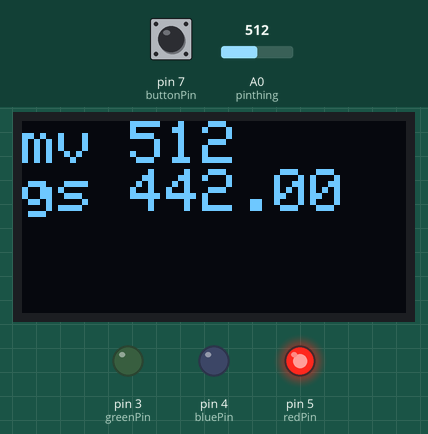
Recording of a sketch running on a simulated Arduino Uno, built with avr-gcc and run on an emulated ATmega328P. Parts: 128×64 one-colour display, output pins drawn as LEDs (lit = HIGH). The inputs (shaded band) are chosen by the test bench; at power-on: A0 (pinthing) = 512, pin 7 (buttonPin) LOW. The display library's start-up logo is not drawn; what the sketch prints to the serial monitor is not drawn.

Above: at 1.7 s.
1.8 s: A0 (pinthing) set to 122
At 2.8 s:
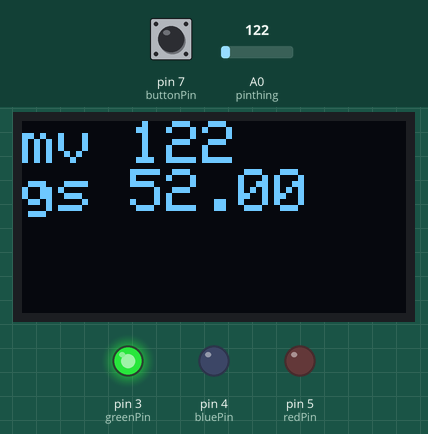
3.3 s: pin 7 (buttonPin) pulled HIGH for 0.15 s
At 4.6 s:
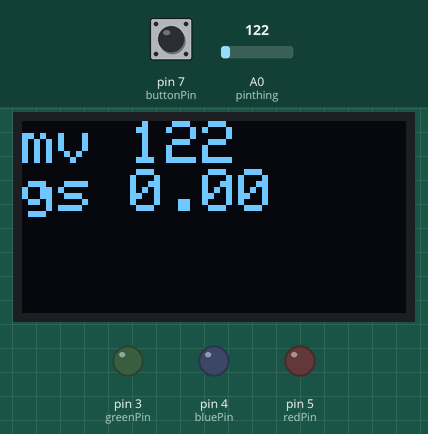
4.9 s: A0 (pinthing) set to 129
At 6.0 s:
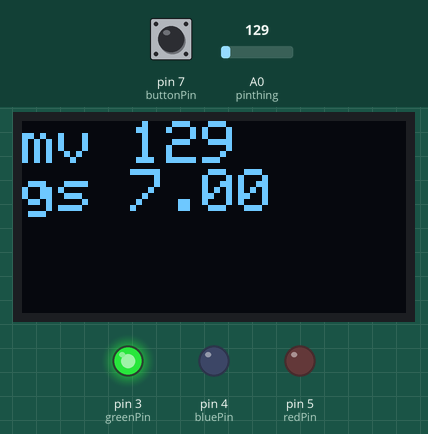
6.4 s: A0 (pinthing) set to 306
At 7.3 s:
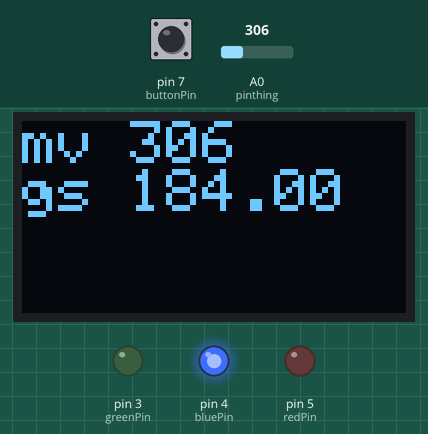
7.9 s: pin 7 (buttonPin) pulled HIGH for 1 s
At 9.4 s:
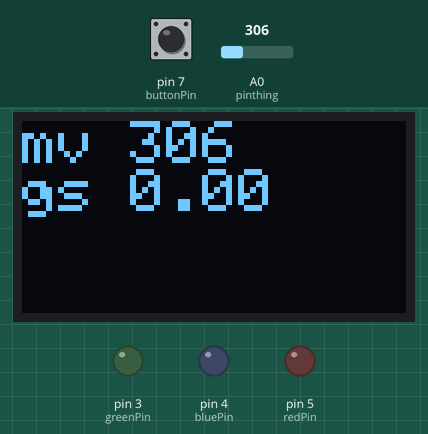
10.4 s: A0 (pinthing) set to 318
At 11.9 s:
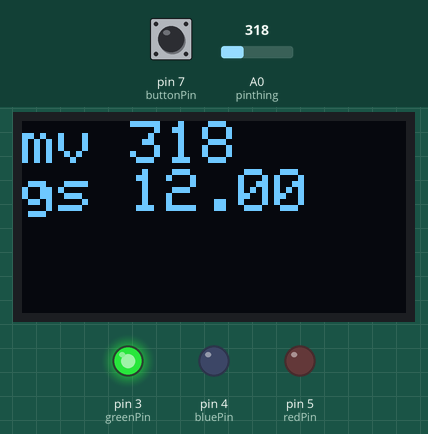
Timing chart, 0 to 12.9 s (numbered marks = the images above; inputs shaded):
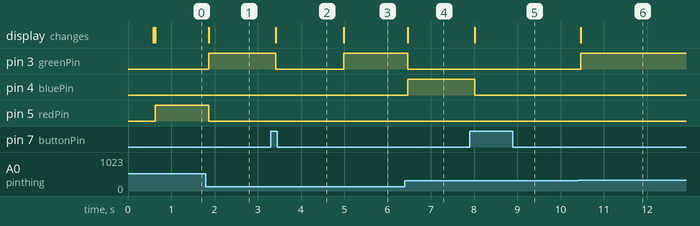

Measured:
- the behaviour switches between 122 and 123 on A0 (pinthing) (found by bisection; images 2 and 3)
- the behaviour switches between 306 and 307 on A0 (pinthing) (found by bisection; images 5 and 6)
- after the input at 1.8 s, pin 3 (greenPin): LOW → HIGH after 0.07 s; pin 5 (redPin): HIGH → LOW after 0.07 s; the display: changes after 0.07 s (image 1)
- after the input at 3.3 s, pin 3 (greenPin): HIGH → LOW after 0.12 s; the display: changes after 0.12 s (image 2)
- after the input at 4.9 s, pin 3 (greenPin): LOW → HIGH after 0.09 s; the display: changes after 0.09 s (image 3)
- after the input at 6.4 s, pin 3 (greenPin): HIGH → LOW after 0.06 s; pin 4 (bluePin): LOW → HIGH after 0.06 s; the display: changes after 0.06 s (image 4)
- after the input at 7.9 s, pin 4 (bluePin): HIGH → LOW after 0.12 s; the display: changes after 0.12 s (image 5)
- after the input at 10.4 s, pin 3 (greenPin): LOW → HIGH after 0.07 s; the display: changes after 0.07 s (image 6)

The sketch:

sciolyDTB.ino
```cpp
#include <SPI.h>
#include <Wire.h>
#include <Adafruit_GFX.h>
#include <Adafruit_SSD1306.h>
#include <Math.h>

/***********************************************/

// measurement delay, in ms
static constexpr uint16_t DB_MEASUREDELAY = 20;
// debug mode
static constexpr bool DB_DEBUG = true;

// the bounds
static constexpr uint16_t DB_BOUNDS[4] {0, 105, 200, 1000};
static constexpr char DB_BOUNDORDER[3] = {'G','B','R'};

// pins
static constexpr uint8_t redPin    = 5;
static constexpr uint8_t greenPin  = 3;
static constexpr uint8_t bluePin   = 4;
static constexpr uint8_t buttonPin = 7;
#define pinthing A0

/***********************************************/

// screen thingsa
#define SCREEN_ADDRESS 0x3C ///< See datasheet for Address; 0x3D for 128x64, 0x3C for 128x32
Adafruit_SSD1306 display(128, 64, &Wire, -1);

// e (!!!)
static constexpr float e = 2.71828;

// input from the ADC
static uint16_t ADC_in = 0;
// stores the last 5 data points
static uint16_t dataset[20] = {0,0,0,0,0,0,0,0,0,0,0,0,0,0,0,0,0,0,0,0};

// zero value
// calibration!!!
static float zeroVal = 70;

// set the LEDs
void setLed(const char& color)
{
  if (color == 'R') {
    digitalWrite(redPin  , HIGH);
    digitalWrite(greenPin, LOW );
    digitalWrite(bluePin , LOW );
  }
  if (color == 'G') {
    digitalWrite(redPin  , LOW );
    digitalWrite(greenPin, HIGH);
    digitalWrite(bluePin , LOW );
  }
  if (color == 'B') {
    digitalWrite(redPin  , LOW );
    digitalWrite(greenPin, LOW );
    digitalWrite(bluePin , HIGH);
  }
  if (color == 'X') {
    digitalWrite(redPin  , LOW);
    digitalWrite(greenPin, LOW);
    digitalWrite(bluePin , LOW);
  }
  if (color == '!') {
    digitalWrite(redPin  , HIGH);
    digitalWrite(greenPin, HIGH);
    digitalWrite(bluePin , HIGH);
  }
}

// converts data to grams
// jacob is a nerd
double convertNumber(uint16_t data)
{
  double dataFinal = data;

  if (DB_DEBUG) {
    Serial.print("convertNumber data -> grams: [");
    Serial.print(data);
    Serial.print("] -> [");
    Serial.print(dataFinal);
    Serial.print("]\n");
  }

  return dataFinal;
}

// average the data set (last 5 data points)
// "I love this int!" YOU ARE WASTING MEMORY SPACE JACOB
// THE DATA COULD EASLIY BE STORED INSIDE UINT16_T
// JESUS CHRIST STOP USING INT
uint16_t smoothing(uint16_t rawData)
{
  uint16_t dataAmount = 20;
  uint16_t sum = 0;
  float avg = 0;

  // push back all the data, and forget about the oldest one
  for(uint16_t i = dataAmount-1; i > 0; --i) {
    dataset[i] = dataset[i-1];
  }
  dataset[0] = rawData;

  for(uint16_t i = 0; i < dataAmount; ++i) {
    sum += dataset[i];
  }
  avg = sum/dataAmount;
  return avg;
}

void setup()
{
  // set the LED pins
  pinMode(buttonPin,INPUT);
  pinMode(redPin, OUTPUT);
  pinMode(greenPin, OUTPUT);
  pinMode(bluePin, OUTPUT);

  // consider changing the baud rate?
  Serial.begin(9600);

  // oops! you suck and broke something
  if (!display.begin(SSD1306_SWITCHCAPVCC, SCREEN_ADDRESS)) {
    Serial.println(F("SSD1306 allocation failed"));
    while (1);
  }


  display.display(); // NO WAY DISPLAY DISPLAY
  // wait! decrease this if you want
  delay(500);
  display.clearDisplay();
  // testing thing? can i just remove this
  display.drawPixel(10, 10, SSD1306_WHITE);
  display.display();
}

void loop()
{
  // read ADC
  ADC_in = analogRead(pinthing);
  // measurement delay
  delay(DB_MEASUREDELAY);

  // reset display
  display.clearDisplay();
  display.setTextSize(2);
  display.setTextColor(SSD1306_WHITE);
  display.setCursor(0,0);

  // woohoo! actual thing
  double weight = convertNumber(ADC_in)-zeroVal;
  if (weight < 0) weight = 0;

  // print the millivolts
  display.print("mv ");
  display.println(ADC_in);
  // print the weight
  display.print("gs ");
  display.print(weight);
  display.display();

  // change LED colors based on the set bounds
  if      ((DB_BOUNDS[0] < weight) && (weight < DB_BOUNDS[1]))
    setLed(DB_BOUNDORDER[0]);
  else if ((DB_BOUNDS[1] < weight) && (weight < DB_BOUNDS[2]))
    setLed(DB_BOUNDORDER[1]);
  else if ((DB_BOUNDS[2] < weight) && (weight < DB_BOUNDS[3]))
    setLed(DB_BOUNDORDER[2]);
  else setLed('X');

  // zero button
  if(digitalRead(buttonPin) == HIGH)
    zeroVal = convertNumber(ADC_in);
}
```
